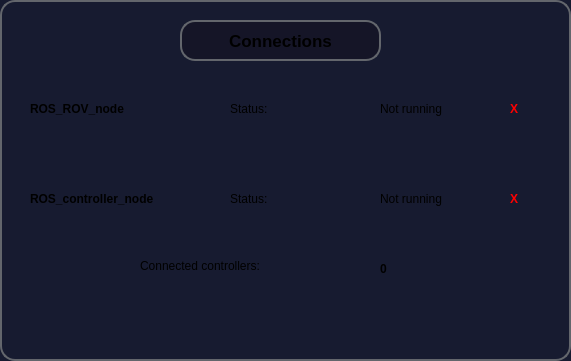
       <widget class="QFrame" name="frame_5">
        <property name="geometry">
         <rect>
          <x>1250</x>
          <y>570</y>
          <width>571</width>
          <height>361</height>
         </rect>
        </property>
        <property name="styleSheet">
         <string notr="true">QFrame{background-color:rgb(23, 27, 48);
border-radius: 15px; 
border: 2px solid rgb(99, 102, 108);}
QLabel{border:none;}

</string>
        </property>
        <property name="frameShape">
         <enum>QFrame::StyledPanel</enum>
        </property>
        <property name="frameShadow">
         <enum>QFrame::Raised</enum>
        </property>
        <widget class="QLabel" name="status_icon_ros_rov">
         <property name="geometry">
          <rect>
           <x>510</x>
           <y>100</y>
           <width>31</width>
           <height>17</height>
          </rect>
         </property>
         <property name="font">
          <font>
           <weight>75</weight>
           <bold>true</bold>
          </font>
         </property>
         <property name="styleSheet">
          <string notr="true">color:red</string>
         </property>
         <property name="text">
          <string>X</string>
         </property>
        </widget>
        <widget class="QLabel" name="label_ros_controller_status">
         <property name="geometry">
          <rect>
           <x>380</x>
           <y>190</y>
           <width>82</width>
           <height>17</height>
          </rect>
         </property>
         <property name="text">
          <string>Not running</string>
         </property>
        </widget>
        <widget class="QLabel" name="label_10">
         <property name="geometry">
          <rect>
           <x>230</x>
           <y>190</y>
           <width>47</width>
           <height>17</height>
          </rect>
         </property>
         <property name="text">
          <string>Status:</string>
         </property>
        </widget>
        <widget class="QLabel" name="label_ros_rov_status">
         <property name="geometry">
          <rect>
           <x>380</x>
           <y>100</y>
           <width>82</width>
           <height>17</height>
          </rect>
         </property>
         <property name="text">
          <string>Not running</string>
         </property>
        </widget>
        <widget class="QLabel" name="status_icon_ros_controller">
         <property name="geometry">
          <rect>
           <x>510</x>
           <y>190</y>
           <width>31</width>
           <height>17</height>
          </rect>
         </property>
         <property name="font">
          <font>
           <weight>75</weight>
           <bold>true</bold>
          </font>
         </property>
         <property name="styleSheet">
          <string notr="true">color:red</string>
         </property>
         <property name="text">
          <string>X</string>
         </property>
        </widget>
        <widget class="QLabel" name="label_7">
         <property name="geometry">
          <rect>
           <x>30</x>
           <y>100</y>
           <width>121</width>
           <height>17</height>
          </rect>
         </property>
         <property name="font">
          <font>
           <weight>75</weight>
           <bold>true</bold>
          </font>
         </property>
         <property name="text">
          <string>ROS_ROV_node</string>
         </property>
        </widget>
        <widget class="QLabel" name="label_9">
         <property name="geometry">
          <rect>
           <x>30</x>
           <y>190</y>
           <width>153</width>
           <height>17</height>
          </rect>
         </property>
         <property name="font">
          <font>
           <weight>75</weight>
           <bold>true</bold>
          </font>
         </property>
         <property name="text">
          <string>ROS_controller_node</string>
         </property>
        </widget>
        <widget class="QLabel" name="label_5">
         <property name="geometry">
          <rect>
           <x>180</x>
           <y>20</y>
           <width>201</width>
           <height>41</height>
          </rect>
         </property>
         <property name="font">
          <font>
           <pointsize>13</pointsize>
           <weight>75</weight>
           <bold>true</bold>
          </font>
         </property>
         <property name="styleSheet">
          <string notr="true">border:2px solid rgb(99, 102, 108);
background-color:rgb(21,21,39);</string>
         </property>
         <property name="text">
          <string>Connections</string>
         </property>
         <property name="alignment">
          <set>Qt::AlignCenter</set>
         </property>
        </widget>
        <widget class="QLabel" name="label_6">
         <property name="geometry">
          <rect>
           <x>230</x>
           <y>100</y>
           <width>47</width>
           <height>17</height>
          </rect>
         </property>
         <property name="text">
          <string>Status:</string>
         </property>
        </widget>
        <widget class="QLabel" name="label_25">
         <property name="geometry">
          <rect>
           <x>140</x>
           <y>250</y>
           <width>181</width>
           <height>31</height>
          </rect>
         </property>
         <property name="text">
          <string>Connected controllers:</string>
         </property>
        </widget>
        <widget class="QLabel" name="connected_controllers">
         <property name="geometry">
          <rect>
           <x>350</x>
           <y>260</y>
           <width>67</width>
           <height>17</height>
          </rect>
         </property>
         <property name="font">
          <font>
           <weight>75</weight>
           <bold>true</bold>
          </font>
         </property>
         <property name="styleSheet">
          <string notr="true">border:none</string>
         </property>
         <property name="text">
          <string>0</string>
         </property>
         <property name="alignment">
          <set>Qt::AlignCenter</set>
         </property>
        </widget>
       </widget>
